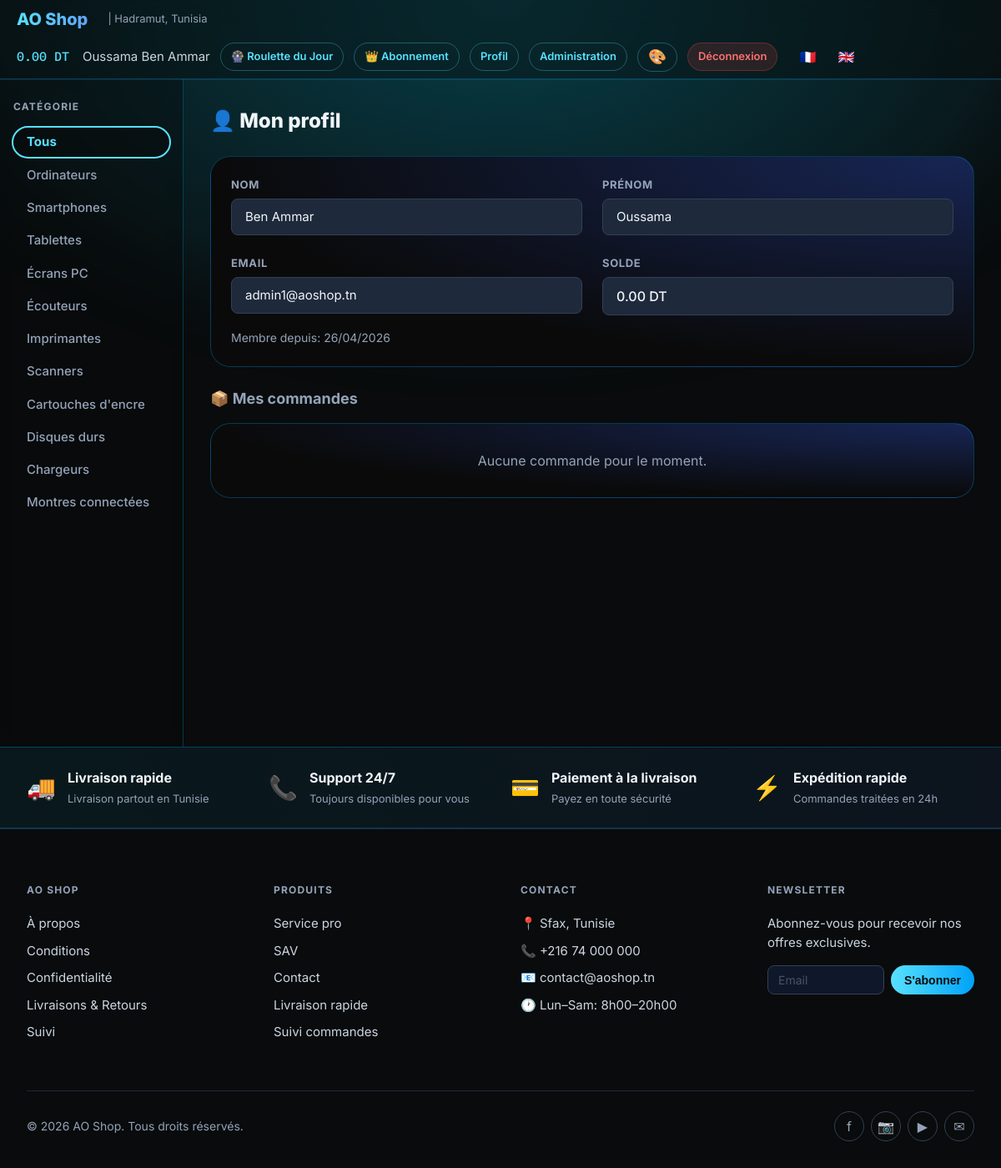
The page /client/profil.php (signed in) on the database its author committed.
### tables this page shows
CREATE TABLE categories (
    id_categorie INT AUTO_INCREMENT PRIMARY KEY,
    nom_categorie VARCHAR(100) UNIQUE NOT NULL,
    nom_categorie_en VARCHAR(100)
);

CREATE TABLE users (
    id_user INT AUTO_INCREMENT PRIMARY KEY,
    nom VARCHAR(100) NOT NULL,
    prenom VARCHAR(100) NOT NULL,
    email VARCHAR(150) UNIQUE NOT NULL,
    mot_de_passe VARCHAR(255) NOT NULL,
    role ENUM('client', 'admin') DEFAULT 'client',
    solde DECIMAL(10,2) DEFAULT 100000.00,
    date_inscription DATETIME DEFAULT CURRENT_TIMESTAMP,
    INDEX idx_role (role),
    INDEX idx_email (email)
);

### lang.php (called while the page is built, shortened)
<?php
$lang = $_SESSION['lang'];
function __t(string $key): string {
    global $translations, $lang;
    return $translations[$lang][$key] ?? $key;
}

### client/profil.php (the view, shortened to what this page needs)
<?php
require_once __DIR__ . '/../db.php';
require_once __DIR__ . '/../lang.php';
$userId = $_SESSION['id_user'];
$stmt = $pdo->prepare("SELECT * FROM users WHERE id_user = ?");
$stmt->execute([$userId]);
$user = $stmt->fetch();
$stmt = $pdo->prepare("
    SELECT c.*, p.designation, p.designation_en, p.photo
    FROM commandes c
    JOIN produits p ON c.reference_produit = p.reference
    WHERE c.id_user = ?
    ORDER BY c.date_commande DESC
    LIMIT 20
");
$stmt->execute([$userId]);
$orders = $stmt->fetchAll();
?>
<!DOCTYPE html>
<html lang="<?php echo $lang; ?>">
<head>
    <link rel="stylesheet" href="../assets/style.css">
</head>
<body>
    <div class="fancy-top-gradient"></div>
    <?php include __DIR__ . '/../includes/header.php'; ?>
    <div class="page-layout">
        <?php include __DIR__ . '/../includes/sidebar.php'; ?>
        <main class="main-content">
            <h1 style="font-size:1.5rem; font-weight:800; margin-bottom:1.5rem;">
                👤 <?php echo __t('my_profile'); ?>
            </h1>
            <div class="card" style="padding:1.5rem; margin-bottom:1.5rem;">
                <div style="display:grid; grid-template-columns:1fr 1fr; gap:1.5rem;">
                    <div>
                        <label class="form-label"><?php echo __t('last_name'); ?></label>
                        <div class="form-input" style="background:#1e293b;">
                            <?php echo htmlspecialchars($user['nom']); ?>
                        </div>
                    </div>
                    <div>
                        <label class="form-label"><?php echo __t('first_name'); ?></label>
                        <div class="form-input" style="background:#1e293b;">
                            <?php echo htmlspecialchars($user['prenom']); ?>
                        </div>
                    </div>
                    <div>
                        <label class="form-label"><?php echo __t('email'); ?></label>
                        <div class="form-input" style="background:#1e293b;">
                            <?php echo htmlspecialchars($user['email']); ?>
                        </div>
                    </div>
                    <div>
                        <label class="form-label"><?php echo __t('balance'); ?></label>
                        <div class="form-input price-tag" style="background:#1e293b; font-size:1rem;">
                            <?php echo number_format($user['solde'], 2); ?> DT
                        </div>
                    </div>
                </div>
                <div style="margin-top:1rem; color:var(--text-muted); font-size:0.875rem;">
                    <?php echo __t('member_since'); ?>:
                    <?php echo date('d/m/Y', strtotime($user['date_inscription'])); ?>
                </div>
            </div>
            <h2 style="font-size:1.125rem; font-weight:700; margin-bottom:1rem; color:var(--text-muted);">
                📦 <?php echo __t('my_orders'); ?>
            </h2>
            <?php if (empty($orders)): ?>
                <div class="card" style="padding:2rem; text-align:center; color:var(--text-muted);">
                    Aucune commande pour le moment.
                </div>
            <?php endif; ?>
        </main>
    </div>
    <?php include __DIR__ . '/../includes/footer.php'; ?>
</body>
</html>

### includes/sidebar.php
<?php
$stmt = $pdo->query("SELECT * FROM categories ORDER BY id_categorie");
$allCategories = $stmt->fetchAll();
$activeCategory = isset($_GET['cat']) ? intval($_GET['cat']) : 0;
function buildCatUrl($catId) {
    $params = $_GET;
    if ($catId === 0) {
        unset($params['cat']);
    } else {
        $params['cat'] = $catId;
    }
    return '?' . http_build_query($params);
}
?>
<aside class="sidebar">
    <div style="font-size:0.75rem; font-weight:700; text-transform:uppercase; letter-spacing:0.1em;
                color:var(--text-muted); margin-bottom:1rem;">
        <?php echo __t('category'); ?>
    </div>
    <a href="<?php echo buildCatUrl(0); ?>" class="category-item <?php echo $activeCategory === 0 ? 'active' : ''; ?>">
        <?php echo __t('all'); ?>
    </a>
    <?php foreach ($allCategories as $cat):
        $catName = $lang === 'en' && !empty($cat['nom_categorie_en']) ? $cat['nom_categorie_en'] : $cat['nom_categorie'];
    ?>
        <a href="<?php echo buildCatUrl($cat['id_categorie']); ?>"
           class="category-item <?php echo $activeCategory === $cat['id_categorie'] ? 'active' : ''; ?>">
            <?php echo htmlspecialchars($catName); ?>
        </a>
    <?php endforeach; ?>
</aside>

### assets/style.css (style rules this page uses)
:root { --bg-base: #090b0c; --bg-card: #1e293b; --bg-card-hover: #1e3a8a; --primary: #58E1FF; --secondary: #00a2f8; --text-main: #f1f5f9; --text-muted: #94a3b8; --text-dim: #cbd5e1; --border-glow: color-mix(in srgb, var(--primary) 10%, transparent); --shadow-glow: color-mix(in srgb, var(--primary) 80%, transparent); --danger: #ef4444; --success: #22c55e; --bg-dark: #0f172a; --border-subtle: #334155; }
* { box-sizing: border-box; margin: 0; padding: 0; }
body { background-color: var(--bg-base); color: var(--text-main); font-family: 'Inter', ui-sans-serif, system-ui, sans-serif; min-height: 100vh; line-height: 1.5; }
* { scrollbar-width: thin; scrollbar-color: var(--border-subtle) transparent; }
a { color: inherit; text-decoration: none; transition: color 0.15s; }
.price-tag { font-family: 'IBM Plex Mono', monospace; font-weight: 500; color: var(--primary); font-size: 1.125rem; }
.page-layout { display: flex; min-height: 100vh; }
.main-content { flex: 1; padding: 2rem; overflow-x: hidden; }
.card { position: relative; border-radius: 1.5rem; background: radial-gradient(100% 100% at 100% 0%, #172554, #0a0a0a); border: 1px solid color-mix(in srgb, var(--secondary) 30%, transparent); overflow: hidden; contain: paint style layout; transition: background 0.3s ease, transform 0.2s ease; z-index: 2; }
.card::before { content: ""; position: absolute; inset: 0; z-index: 20; border-radius: inherit; opacity: 0%; pointer-events: none; background: radial-gradient(ellipse at var(--mouse-x, 50%) var(--mouse-y, 50%), rgb(6 182 212 / 100%), rgb(29 78 216 / 40%) 25%, rgb(30 58 138 / 15%) 50%); mix-blend-mode: hard-light; transition: opacity 0.82s; }
.sidebar { background-color: color-mix(in srgb, var(--bg-base) 40%, transparent); border-right: 1px solid color-mix(in srgb, var(--secondary) 30%, transparent); backdrop-filter: blur(8px); padding: 1.5rem 1rem; width: 220px; min-height: 100vh; flex-shrink: 0; }
.fancy-top-gradient { position: fixed; top: 0; left: 0; right: 0; height: 600px; z-index: -10; pointer-events: none; background: radial-gradient(70% 500px at 50% 0%, rgb(6 182 212 / 30%), transparent); mask-image: radial-gradient(70% 500px at 50% 0%, white 70%, transparent); -webkit-mask-image: radial-gradient(70% 500px at 50% 0%, white 70%, transparent); }
.form-label { display: block; font-size: 0.8125rem; font-weight: 700; color: var(--text-muted); margin-bottom: 0.375rem; text-transform: uppercase; letter-spacing: 0.05em; }
.form-input { width: 100%; background: var(--bg-dark); border: 1px solid var(--border-subtle); border-radius: 0.5rem; padding: 0.625rem 1rem; color: var(--text-main); font-size: 0.9375rem; font-family: inherit; transition: border-color 0.15s, box-shadow 0.15s; outline: none; box-sizing: border-box; }
.form-input::placeholder { color: #475569; }
.category-item { border-radius: 9999px; padding: 0.4rem 1rem; font-weight: 500; font-size: 0.9375rem; color: var(--text-muted); transition: all 0.15s; cursor: pointer; display: flex; align-items: center; gap: 0.5rem; text-decoration: none; margin-bottom: 0.25rem; }
.category-item.active { background: color-mix(in srgb, var(--bg-base) 50%, transparent); outline: 2px solid var(--primary); color: var(--primary); font-weight: 700; }

### rows shown on the page
categories: nom_categorie "Ordinateurs"
categories: nom_categorie "Smartphones"
categories: nom_categorie "Tablettes"
categories: nom_categorie "Écrans PC"
categories: nom_categorie "Écouteurs"
categories: nom_categorie "Imprimantes"
categories: nom_categorie "Scanners"
categories: nom_categorie "Cartouches d'encre"
categories: nom_categorie "Disques durs"
categories: nom_categorie "Chargeurs"
categories: nom_categorie "Montres connectées"
users: nom "Ben Ammar", prenom "Oussama", email "admin1@aoshop.tn", solde "0.00", date_inscription "26/04/2026"

### other values the page prints
$_SESSION['solde'] "0.00"
__t('daily_roulette') "Roulette du Jour"
__t('subscription') "Abonnement"
__t('profile') "Profil"
__t('admin_panel') "Administration"
__t('logout') "Déconnexion"
__t('category') "CATÉGORIE"
__t('all') "Tous"
__t('my_profile') "Mon profil"
__t('last_name') "NOM"
__t('first_name') "PRÉNOM"
__t('email') "EMAIL"
__t('balance') "SOLDE"
__t('member_since') "Membre depuis"
__t('my_orders') "Mes commandes"
